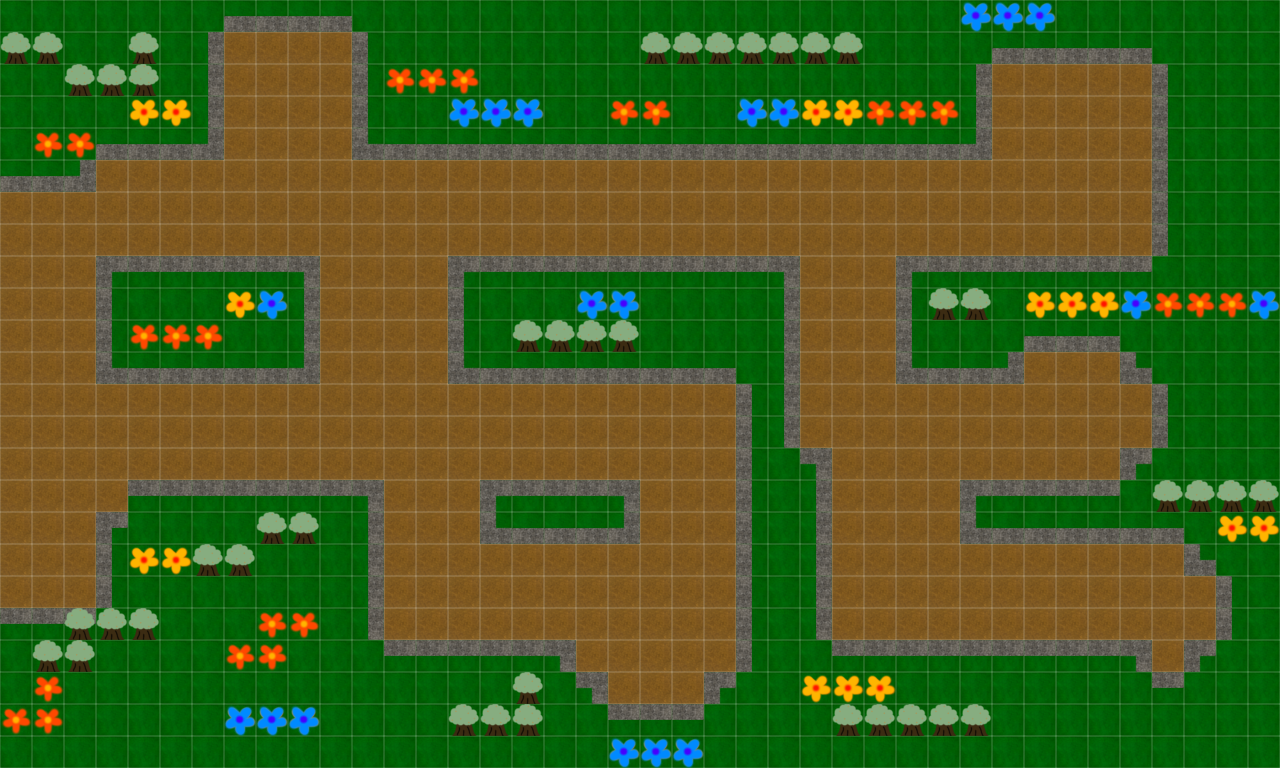

This is a level from a 2D game, rendered from its Tiled map with the project's own tilesets. A one-line summary and the map file follow, with tile-layer data summarised:
An orthogonal 40x24 tile map with 32x32 px tiles, 4 tile layers (background, ground, rock, deco), 14 tilesets.

<map version="1.0" tiledversion="1.0.3" orientation="orthogonal" renderorder="right-down" width="40" height="24" tilewidth="32" tileheight="32" nextobjectid="1">
 <tileset firstgid="1" name="1" tilewidth="32" tileheight="32" tilecount="1" columns="1">
  <image source="tile/smalltile/1.png" width="32" height="32" />
 </tileset>
 <tileset firstgid="2" name="2" tilewidth="32" tileheight="32" tilecount="1" columns="1">
  <image source="tile/smalltile/2.png" width="32" height="32" />
 </tileset>
 <tileset firstgid="3" name="3" tilewidth="32" tileheight="32" tilecount="1" columns="1">
  <image source="tile/smalltile/3.png" width="32" height="32" />
 </tileset>
 <tileset firstgid="4" name="4" tilewidth="32" tileheight="32" tilecount="1" columns="1">
  <image source="tile/smalltile/4.png" width="32" height="32" />
 </tileset>
 <tileset firstgid="5" name="grass" tilewidth="32" tileheight="32" tilecount="1" columns="1">
  <image source="tile/smalltile/grass.png" width="32" height="32" />
 </tileset>
 <tileset firstgid="6" name="ground" tilewidth="32" tileheight="32" tilecount="1" columns="1">
  <image source="tile/smalltile/ground.png" width="32" height="32" />
 </tileset>
 <tileset firstgid="7" name="rockhorizontal" tilewidth="32" tileheight="32" tilecount="1" columns="1">
  <image source="tile/smalltile/rockhorizontal.png" width="32" height="32" />
 </tileset>
 <tileset firstgid="8" name="rockleft" tilewidth="32" tileheight="32" tilecount="1" columns="1">
  <image source="tile/smalltile/rockleft.png" width="32" height="32" />
 </tileset>
 <tileset firstgid="9" name="rockright" tilewidth="32" tileheight="32" tilecount="1" columns="1">
  <image source="tile/smalltile/rockright.png" width="32" height="32" />
 </tileset>
 <tileset firstgid="10" name="rocktop" tilewidth="32" tileheight="32" tilecount="1" columns="1">
  <image source="tile/smalltile/rocktop.png" width="32" height="32" />
 </tileset>
 <tileset firstgid="11" name="tree" tilewidth="32" tileheight="32" tilecount="1" columns="1">
  <image source="tile/smalltile/tree.png" width="32" height="32" />
 </tileset>
 <tileset firstgid="12" name="flower1" tilewidth="32" tileheight="32" tilecount="1" columns="1">
  <image source="tile/flower4.png" width="32" height="32" />
 </tileset>
 <tileset firstgid="13" name="flower2" tilewidth="32" tileheight="32" tilecount="1" columns="1">
  <image source="tile/flower5.png" width="32" height="32" />
 </tileset>
 <tileset firstgid="14" name="flower3" tilewidth="32" tileheight="32" tilecount="1" columns="1">
  <image source="tile/flower6.png" width="32" height="32" />
 </tileset>
 <layer name="background" width="40" height="24">
  <data>[960 cells, 960 non-empty, 1 distinct tile ids]</data>
 </layer>
 <layer name="ground" width="40" height="24">
  <data>[960 cells, 394 non-empty, 4 distinct tile ids]</data>
 </layer>
 <layer name="rock" width="40" height="24">
  <data>[960 cells, 193 non-empty, 8 distinct tile ids]</data>
 </layer>
 <layer name="deco" width="40" height="24">
  <data>[960 cells, 98 non-empty, 4 distinct tile ids]</data>
 </layer>
</map>